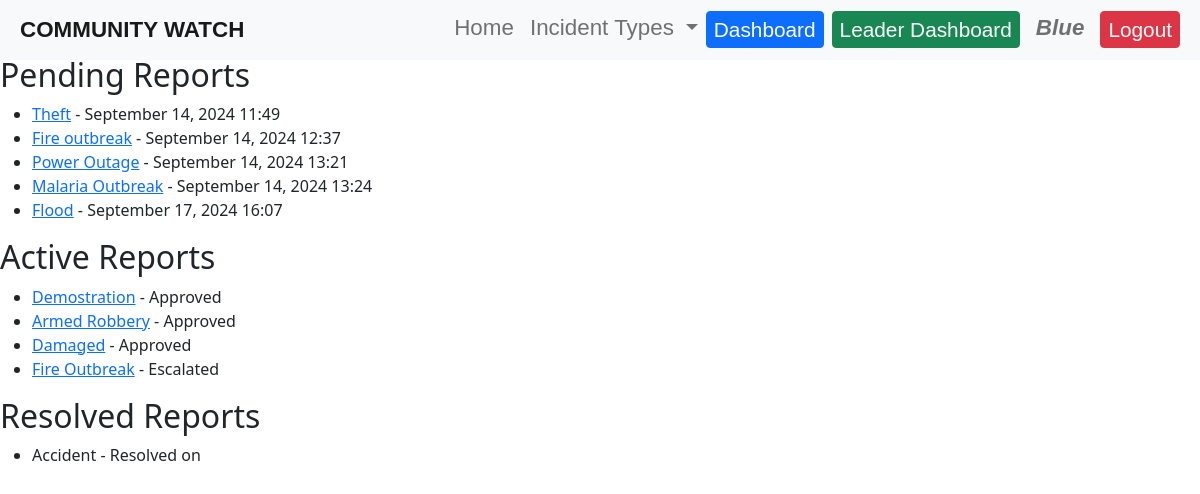
Page /leader-dashboard/ (signed in) on the earlier database version.
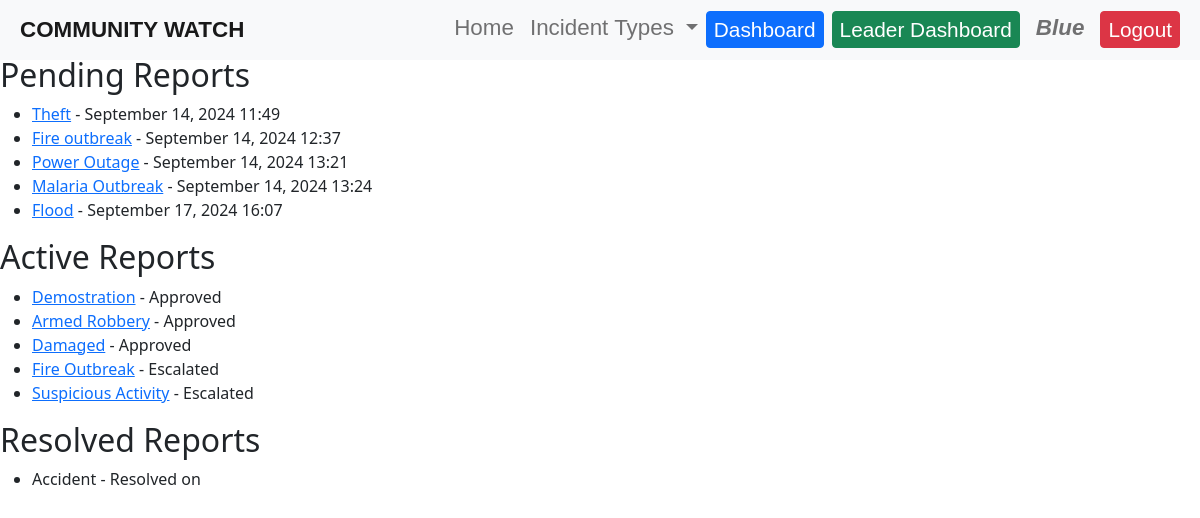
Same page on the later database version.
### reports/models.py (models this page shows, shortened)
class Incident(models.Model):
    STATUS_CHOICES = [
        ('pending', 'Pending'),
        ('approved', 'Approved'),
        ('rejected', 'Rejected'),
        ('escalated', 'Escalated'),
        ('resolved', 'Resolved'),
    ]
    INCIDENT_TYPE_CHOICES = [
        ('theft', 'Theft'),
        ('vandalism', 'Vandalism'),
        ('fire', 'Fire'),
        ('accident', 'Accident'),
        ('emergency', 'Emergency'),
        ('medical', 'Medical'),
        ('police', 'Police'),
        ('other', 'Other'),
]
    title = models.CharField(max_length=200)
    description = models.TextField()
    location = models.CharField(max_length=200)
    incident_type = models.CharField(max_length=100, choices=INCIDENT_TYPE_CHOICES, default='other')
    date_occurred = models.DateTimeField(default=timezone.now)  # This allows users to set the date and time
    date_reported = models.DateTimeField(auto_now_add=True)
    reported_by = models.ForeignKey(User, on_delete=models.CASCADE)
    status = models.CharField(max_length=20, choices=STATUS_CHOICES, default='pending')
    reviewed_by = models.ForeignKey(User, on_delete=models.SET_NULL, null=True, blank=True, related_name='reviewed_incidents')

### reports/views.py (the view)
# urls.py: path('leader-dashboard/', views.leader_dashboard, name='leader_dashboard'),
@user_passes_test(is_community_leader)
def leader_dashboard(request):
    pending_reports = Incident.objects.filter(status='pending')
    active_reports = Incident.objects.filter(status__in=['approved', 'escalated'])
    resolved_reports = Incident.objects.filter(status='resolved')
    context = {
        'pending_reports': pending_reports,
        'active_reports': active_reports,
        'resolved_reports': resolved_reports,
    }
    return render(request, 'reports/leader_dashboard.html', context)

### reports/views.py (called while the page is built)
def is_community_leader(user):
    return user.groups.filter(name='Community Leaders').exists()

### reports/templates/reports/leader_dashboard.html
{% extends 'base.html' %}
{% block content %}
<h1>Community Leader Dashboard</h1>
<h2>Pending Reports</h2>
<ul>
{% for report in pending_reports %}
    <li><a href="{% url 'review_report' report.id %}">{{ report.title }}</a> - {{ report.date_reported|date:"F d, Y H:i" }}</li>
{% empty %}
    <li>No pending reports.</li>
{% endfor %}
</ul>
<h2>Active Reports</h2>
<ul>
{% for report in active_reports %}
    <li><a href="{% url 'review_report' report.id %}">{{ report.title }}</a> - {{ report.get_status_display }}</li>
{% empty %}
    <li>No active reports.</li>
{% endfor %}
</ul>
<h2>Resolved Reports</h2>
<ul>
{% for report in resolved_reports %}
    <li>{{ report.title }} - Resolved on {{ report.reviewed_by.date_joined|date:"F d, Y" }}</li>
{% empty %}
    <li>No resolved reports.</li>
{% endfor %}
</ul>
{% endblock %}

### templates/base.html (shortened to what this page needs)
{% load static %}
<!DOCTYPE html>
<html lang="en">
    <link href="https://cdn.jsdelivr.net/npm/bootstrap@5.1.3/dist/css/bootstrap.min.css" rel="stylesheet">
    <link href="{% static 'css/style.css' %}" rel="stylesheet">
    <link rel="stylesheet" href="https://use.fontawesome.com/releases/v5.13.0/css/all.css">
</head>
<body>
    <header>
        <nav class="navbar navbar-expand-lg navbar-light bg-light fixed-top">
            <a class="navbar-brand" href="{% url 'home' %}">COMMUNITY WATCH</a>
            <div class="collapse navbar-collapse" id="navbarNav">
                <ul class="navbar-nav ms-auto">
                    <li class="nav-item">
                        <a class="nav-link navbar-text" href="{% url 'home' %}">Home</a>
                    </li>
                    <li class="nav-item dropdown">
                        <a class="nav-link dropdown-toggle navbar-text" href="#" id="navbarDropdown" role="button" data-bs-toggle="dropdown" aria-expanded="false">
                            Incident Types
                        </a>
                    </li>
                    {% if user.is_authenticated %}
                        <li class="nav-item">
                            <a class="btn btn-primary me-2 btn-text" href="{% url 'dashboard' %}">Dashboard</a>
                        </li>
                        {% if user.groups.all.0.name == 'Community Leaders' %}
                            <li class="nav-item">
                                <a class="btn btn-success me-2 btn-text" href="{% url 'leader_dashboard' %}">Leader Dashboard</a>
                            </li>
                        {% endif %}
                        <li class="nav-item">
                        <p class="mb-0 me-2 nav-link username">{{ user.username }}</p>
                        </li>
                        <li class="nav-item">
                            <a class="btn btn-danger btn-text" href="{% url 'logout' %}">Logout</a>
                        </li>
                    {% endif %}
                </ul>
            </div>
        </nav>
    </header>
    <main>
        {% block content %}
        {% endblock %}
    </main>
</body>
</html>

### static/css/style.css (style rules this page uses)
body { margin: auto; }
.navbar-brand { margin-left: 20px; font-family: Verdana, Geneva, Tahoma, sans-serif; font-weight: 900; font-size: 1.4rem; margin-top: 0%; margin-bottom: 0%; }
.navbar-text { font-family: 'Gill Sans', 'Gill Sans MT', Calibri, 'Trebuchet MS', sans-serif; font-size: 1.4rem; font-weight: 500; padding: 0%; }
.navbar-collapse { margin-right: 20px; margin-left: 20px; }
.btn-text { font-family: 'Gill Sans', 'Gill Sans MT', Calibri, 'Trebuchet MS', sans-serif; font-size: 1.3rem; font-weight: 500; padding: 2px 7px; }
.username { font-family: 'Gill Sans', 'Gill Sans MT', Calibri, 'Trebuchet MS', sans-serif; font-size: 1.4rem; font-style: italic; font-weight: 600; padding: 0%; }

Differences in the rows shown:
added Incident: title "Suspicious Activity", status "Escalated", shown under "Active Reports"
